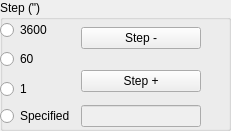
   <widget class="QGroupBox" name="groupBox_28">
    <property name="geometry">
     <rect>
      <x>480</x>
      <y>500</y>
      <width>231</width>
      <height>131</height>
     </rect>
    </property>
    <property name="title">
     <string>Step (&quot;)</string>
    </property>
    <widget class="QWidget" name="layoutWidget_28">
     <property name="geometry">
      <rect>
       <x>0</x>
       <y>20</y>
       <width>201</width>
       <height>107</height>
      </rect>
     </property>
     <layout class="QGridLayout" name="gridLayout_25">
      <item row="0" column="0">
       <widget class="QRadioButton" name="radioButton_n2_stepLong">
        <property name="text">
         <string>3600</string>
        </property>
       </widget>
      </item>
      <item row="0" column="1" rowspan="2">
       <widget class="QPushButton" name="pushButton_n2_stepM">
        <property name="text">
         <string>Step -</string>
        </property>
       </widget>
      </item>
      <item row="1" column="0" rowspan="2">
       <widget class="QRadioButton" name="radioButton_n2_stepMid">
        <property name="text">
         <string>60</string>
        </property>
       </widget>
      </item>
      <item row="2" column="1" rowspan="2">
       <widget class="QPushButton" name="pushButton_n2_stepP">
        <property name="text">
         <string>Step +</string>
        </property>
       </widget>
      </item>
      <item row="3" column="0">
       <widget class="QRadioButton" name="radioButton_n2_stepShort">
        <property name="text">
         <string>1</string>
        </property>
       </widget>
      </item>
      <item row="4" column="0">
       <widget class="QRadioButton" name="radioButton_n2_step_spec">
        <property name="text">
         <string>Specified</string>
        </property>
       </widget>
      </item>
      <item row="4" column="1">
       <widget class="QLineEdit" name="lineEdit_n2_step_spec">
        <property name="enabled">
         <bool>false</bool>
        </property>
       </widget>
      </item>
     </layout>
    </widget>
   </widget>
